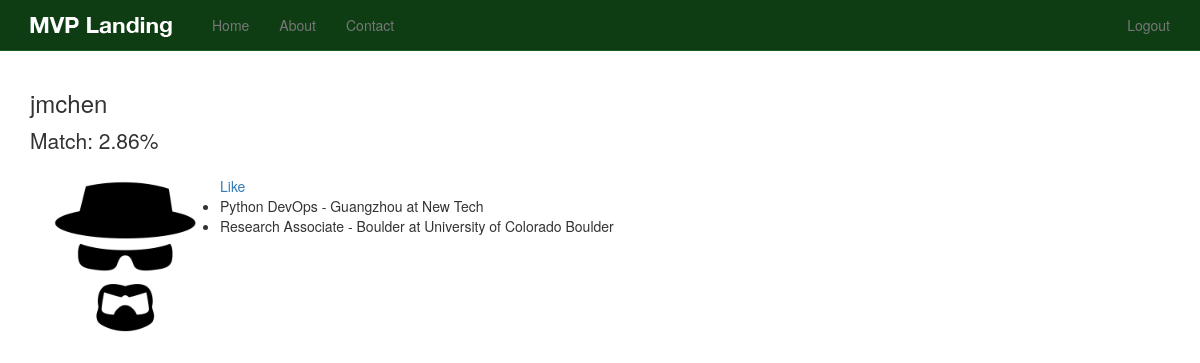
Screenshot of /profile/jmchen (signed in) with the database file from the repository.
### profiles/models.py (models this page shows, shortened)
class Profile(models.Model):
    user = models.OneToOneField(User)
    location = models.CharField(max_length=120, null=True, blank=True)
    picture = models.ImageField(upload_to=upload_location, null=True, blank=True)
    def like_link(self):
        url = reverse('like_user', kwargs={'id': self.user.id})
        return url

class UserJob(models.Model):
    user = models.ForeignKey(User)
    position = models.CharField(max_length=250)
    location = models.CharField(max_length=250)
    employer_name = models.CharField(max_length=250)

### matches/models.py (models this page shows, shortened)
class Match(models.Model):
    user_a = models.ForeignKey(settings.AUTH_USER_MODEL, related_name='match_user_a')
    user_b = models.ForeignKey(settings.AUTH_USER_MODEL, related_name='match_user_b')
    match_decimal = models.DecimalField(default=0.00, decimal_places=8, max_digits=16)
    questions_answered = models.IntegerField(default=0)
    timestamp = models.DateTimeField(auto_now_add=True, auto_now=False)
    updated = models.DateTimeField(auto_now_add=False, auto_now=True)
    objects = MatchManager()
    @property
    def get_percent(self):
        return '%.2f%%' % (self.match_decimal * 100)
    def do_match(self):
        user_a = self.user_a
        user_b = self.user_b
        match_decimal, question_answered = get_match(user_a, user_b)
        self.match_decimal = match_decimal
        self.questions_answered = question_answered
        self.save()
    def check_update(self):
        now = timezone.now()
        offset = now - datetime.timedelta(hours=12)  # 12 hours ago
        if self.updated <= offset or self.match_decimal == 0.0:
            self.do_match()
            PositionMatch.objects.update_top_suggestions(self.user_a, 6)
            PositionMatch.objects.update_top_suggestions(self.user_b, 6)
        else:
            print 'already updated'

### profiles/views.py (the view)
# urls.py: url(r'^profile/(?P<username>[\w.@+-]+)$', 'profiles.views.profile_view', name='profile'),
@login_required
def profile_view(request, username):
    user = get_object_or_404(User, username=username)
    profile, created = Profile.objects.get_or_create(user=user)
    user_like, user_like_created = UserLike.objects.get_or_create(user=request.user)
    do_i_like = False
    if user in user_like.liked_users.all():
        do_i_like = True
    mutual_like = user_like.get_mutual_like(user)
    match, match_created = Match.objects.get_or_create_match(user_a=request.user, user_b=user)
    jobs = user.userjob_set.all()
    context = {
        'profile': profile,
        'match': match,
        'jobs': jobs,
        'mutual_like': mutual_like,
        'do_i_like': do_i_like,
     }
    return render(request, 'profiles/profile_view.html', context)

### likes/models.py (called while the page is built)
	def get_mutual_like(self, user_b):
		i_like = False
		u_like = False
		if user_b in self.liked_users.all():
			i_like = True
		liked_user, created = UserLike.objects.get_or_create(user=user_b)
		if self.user in liked_user.liked_users.all():
			u_like = True
		return i_like and u_like

### matches/models.py (called while the page is built)
    def matches(self, user):
        q1 = self.filter(user_a=user).exclude(user_b=user)
        q2 = self.filter(user_b=user).exclude(user_a=user)
        return (q1 | q2).distinct()

    def get_queryset(self):
        return MatchQuerySet(self.model, using=self._db)

    def get_or_create_match(self, user_a=None, user_b=None):
        try:
            obj = self.get(user_a=user_a, user_b=user_b)
        except:
            obj = None
        try:
            obj_2 = self.get(user_a=user_b, user_b=user_a)
        except:
            obj_2 = None
        if obj:
            obj.check_update()
            return obj, False
        elif obj_2:
            obj_2.check_update()
            return obj_2, False
        else:
            new_instance = self.create(user_a=user_a, user_b=user_b)
            new_instance.do_match()
            return new_instance, True

    def get_matches(self, user):
        qs = self.get_queryset().matches(user).order_by('-match_decimal')
        matches = []
        for match in qs:
            if match.user_a == user:
                item_wanted = [match.user_b]
                matches.append(item_wanted)
            elif match.user_b == user:
                item_wanted = [match.user_a]
                matches.append(item_wanted)
        return matches

### templates/profiles/profile_view.html (shortened to what this page needs)
{% extends 'base.html' %}
{% load staticfiles %}
{% block content %}
<h3>{{ profile.user }}</h3>
<p class="lead">Match: {{ match.get_percent }}</p>
<div class="col-sm-2">
{% if profile.picture %}
  <img src="{{ profile.picture.url }}" class="img-responsive" />
{% else %}
  <img src="{% static 'img/profile_default.png' %}" class="img-responsive" />
{% endif %}
</div>
<a href="{{ profile.like_link }}">
{% if do_i_like %}Unlike{% else %}Like{% endif %}
</a>
{% if jobs %}
<div class="row">
  <ul>
  {% for job in jobs %}
    <li>{{ job.position }} - {{ job.location }} at {{ job.employer_name }}</li>
  {% endfor %}
  </ul>
</div>
{% endif %}
{% endblock %}

### static_in_pro/our_static/css/navbar-static-top.css (style rules this page uses)
body { min-height: 1000px; }

### rows the page displays
Profile: user "jmchen"
Match: get_percent "2.86%"
UserJob: position "Python DevOps", location "Guangzhou", employer_name "New Tech"
UserJob: position "Research Associate", location "Boulder", employer_name "University of Colorado Boulder"
